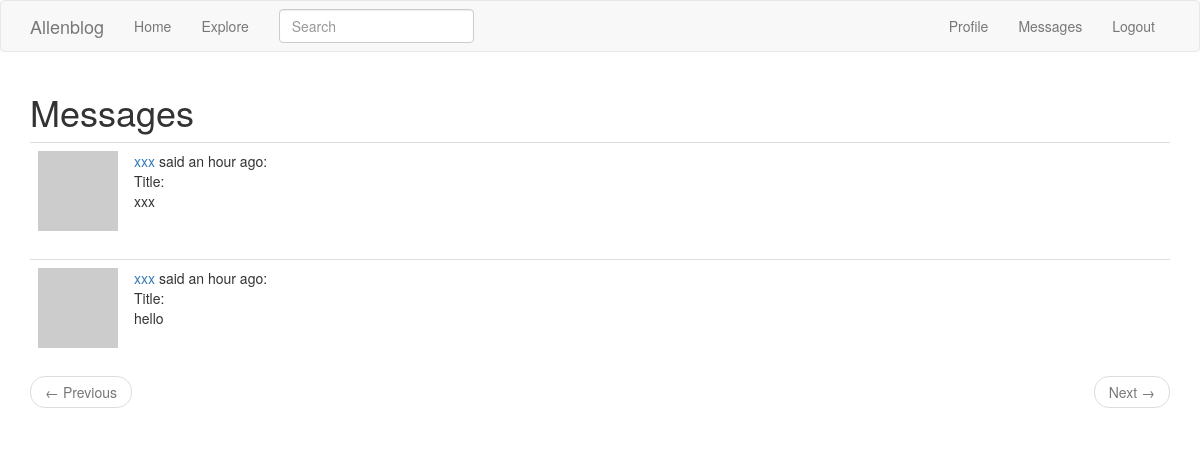
/messages (signed in), run on an earlier commit of the app's database.
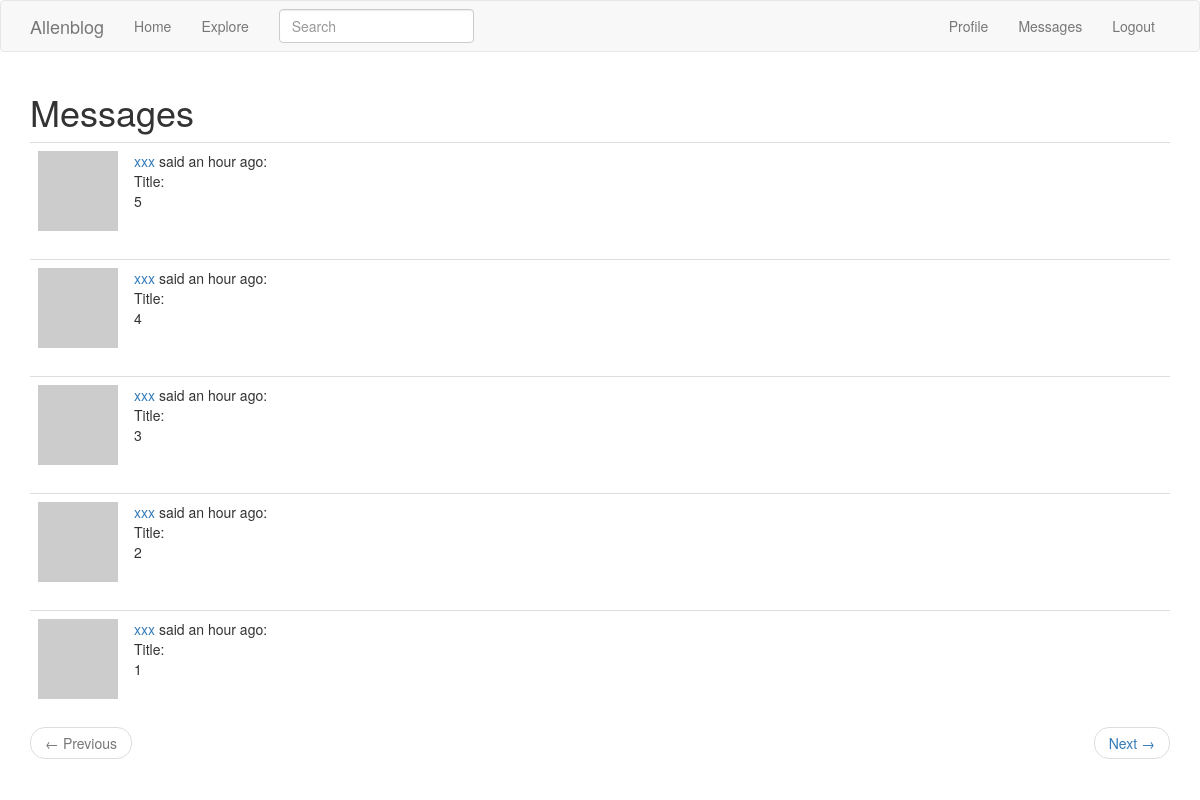
And on a later commit of the database.
### app/models.py (models this page shows, shortened)
class Message(db.Model):
    id = db.Column(db.Integer, primary_key=True)
    sender_id = db.Column(db.Integer, db.ForeignKey('user.id'))
    recipient_id = db.Column(db.Integer, db.ForeignKey('user.id'))
    body = db.Column(db.String(140))
    timestamp = db.Column(db.DateTime, index=True, default=datetime.utcnow)

class User(db.Model, UserMixin):
    __tablename__ = 'user'
    id = db.Column(db.Integer, primary_key=True)
    username = db.Column(db.String(64), index=True, unique=True)
    email = db.Column(db.String(120), index=True, unique=True)
    password_hash = db.Column(db.String(128))
    posts = db.relationship('Post', backref='author', lazy='dynamic')
    about_me = db.Column(db.String(140))
    last_seen = db.Column(db.DateTime, default=datetime.utcnow)
    followed = db.relationship(
        'User', secondary=followers,
        primaryjoin=(followers.c.follower_id == id),
        secondaryjoin=(followers.c.followed_id == id),
        backref=db.backref('followers', lazy='dynamic'),
        lazy='dynamic'
    )
    messages_sent = db.relationship('Message', foreign_keys='Message.sender_id', backref='author', lazy='dynamic')
    messages_received = db.relationship('Message', foreign_keys='Message.recipient_id', backref='recipient', lazy='dynamic')
    last_message_read_time = db.column(db.DateTime)
    def avatar(self, size):
        digest = md5(self.email.lower().encode('utf-8')).hexdigest()
        return 'https://www.gravatar.com/avatar/{}?d=identicon&s={}'.format(digest, size)

### app/main/views.py (the view)
@main.route('/messages')
@login_required
def check_messages():
    current_user.last_message_read_time = datetime.utcnow()
    db.session.commit()
    page = request.args.get('page', 1, type=int)
    messages = current_user.messages_received.order_by(
        Message.timestamp.desc()).paginate(
            page, current_app.config['POSTS_PER_PAGE'], False)
    next_url = url_for('main.check_messages', page=messages.next_num) \
        if messages.has_next else None
    prev_url = url_for('main.check_messages', page=messages.prev_num) \
        if messages.has_prev else None
    return render_template('messages.html', messages=messages.items,
                           next_url=next_url, prev_url=prev_url)

### app/main/forms.py
class SearchForm(FlaskForm):
    q = StringField('Search', validators=[DataRequired()])
    def __init__(self, *args, **kwargs):
        if 'formdata' not in kwargs:
            kwargs['formdata'] = request.args
        if 'csrf_enabled' not in kwargs:
            kwargs['csrf_enabled'] = False
        super(SearchForm, self).__init__(*args, **kwargs)

### app/main/views.py (called while the page is built)
@main.before_request
def before_request():
    if current_user.is_authenticated:
        current_user.last_seen = datetime.utcnow()
        db.session.commit()
        g.search_form = SearchForm()

### app/models.py (called while the page is built)
@login_manager.user_loader
def load_user(id):
    return User.query.get(int(id))

    @classmethod
    def before_commit(cls, session):
        session._changes = {
            'add': list(session.new),
            'update': list(session.dirty),
            'delete': list(session.deleted)
        }

### app/templates/messages.html
{% extends "base.html" %}
{% block app_content %}
    <h1>Messages</h1>
    {% for post in messages %}
        {% include '_post.html' %}
    {% endfor %}
    {% include '_pagination.html' %}
{% endblock %}

### app/templates/_post.html
    <table class="table table-hover">
        <tr>
            <td width="70px">
                <span class="user_popup">
                    <a href="{{ url_for('main.user_profile', username=post.author.username) }}">
                        <img src="{{ post.author.avatar(70) }}" />
                    </a>
                 </span>
            </td>
            <td>
                <span class="user_popup">
                    <a href="{{ url_for('main.user_profile', username=post.author.username) }}">
                        {{ post.author.username }}
                    </a>
                </span>
                said {{ moment(post.timestamp).fromNow() }}:
                <br>
                Title: {{ post.title }}
                <br>
                {{ post.body }}
            </td>
        </tr>
    </table>

What changed in the data, as far as the page shows it:
no longer on this page (row unchanged): Message: author.username "xxx", timestamp "an hour ago", body "xxx"
no longer on this page (row unchanged): Message: author.username "xxx", timestamp "an hour ago", body "hello"
added Message: author.username "xxx", timestamp "an hour ago", body "5"
added Message: author.username "xxx", timestamp "an hour ago", body "4"
added Message: author.username "xxx", timestamp "an hour ago", body "3"
added Message: author.username "xxx", timestamp "an hour ago", body "2"
added Message: author.username "xxx", timestamp "an hour ago", body "1"
